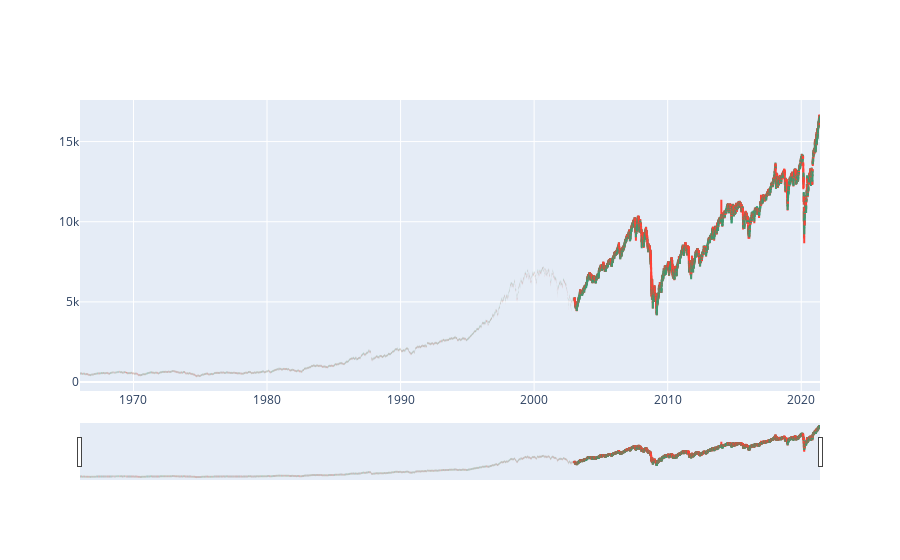

Notebook code for this chart:
### Code cell
import plotly.graph_objects as go
from datetime import datetime
fig = go.Figure(data=[go.Candlestick(x=df_final['Date'],
                                     open=df_final['Open'],
                                     high=df_final['High'],
                                     low=df_final['Low'],
                                     close=df_final["Close"])])
fig.show()

### Figure 1 — Plotly figure (JSON) as saved in the notebook; plotly's stock layout.template omitted (floating-point values rounded to 4 significant figures; data arrays with more than 128 entries replaced by an {"elided": "..."} marker saying what was removed)
{"data": [{"close": {"elided": "13928 int values"}, "high": {"elided": "13928 int values"}, "low": {"elided": "13928 int values"}, "open": {"elided": "13928 int values"}, "type": "candlestick", "x": {"elided": "13928 str values"}}], "layout": {}}
